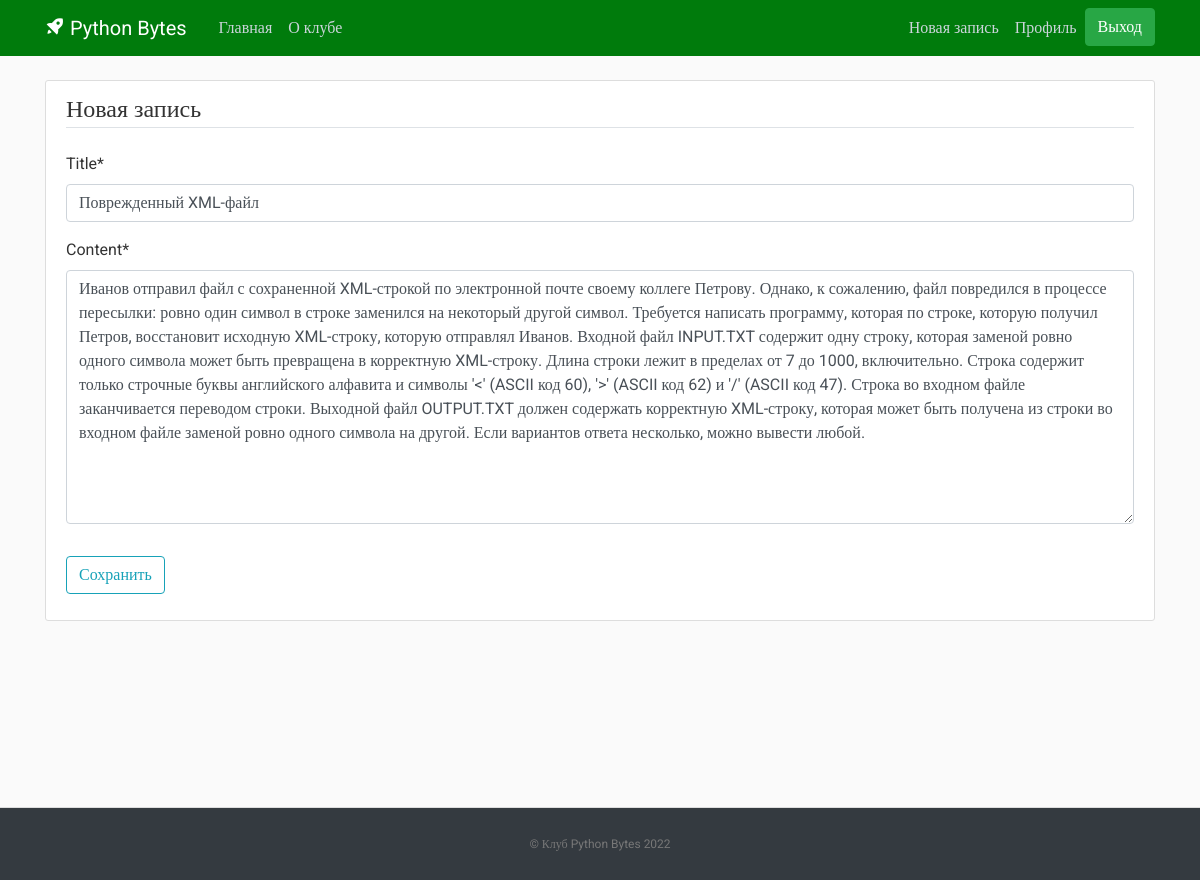
Screenshot of /post/7/update/ (signed in) with the database file from the repository.
### blog/models.py (models this page shows, shortened)
class Post(models.Model):
    title = models.CharField(max_length=100)
    content = models.TextField()
    date_posted = models.DateTimeField(default=timezone.now)
    author = models.ForeignKey(User, on_delete=models.CASCADE)

### blog/views.py (the view, shortened to what this page needs)
# urls.py: path('post/<int:pk>/update/', PostUpdateView.as_view(), name='post-update'),
class PostUpdateView(LoginRequiredMixin, UserPassesTestMixin, UpdateView):
    model = Post
    fields = ['title', 'content']
    def test_func(self):
        post = self.get_object()
        if self.request.user == post.author:
            return True
        return False

### blog/templates/blog/post_form.html (shortened to what this page needs)
{% extends "blog/base.html" %}
{% load crispy_forms_tags %}
{% block content %}
    <div class="content-section">
        <form method="POST">
            <fieldset class="form-group">
                <legend class="border-bottom mb-4">Новая запись</legend>
                {{ form|crispy }}
            </fieldset>
            <div class="form-group">
                <button class="btn btn-outline-info" type="submit">Сохранить</button>
            </div>
        </form>
    </div>
{% endblock content %}

### blog/static/blog/main.css (style rules this page uses)
body, html { height:100%; width: 100%; }
body { margin:0; padding:0; background: #fafafa; color: #333333; margin-top: 5rem; font-family:Roboto; }
.content-section { background: #ffffff; padding: 10px 20px; border: 1px solid #dddddd; border-radius: 3px; margin-bottom: 20px; }

### rows the page displays
Post: title "Поврежденный XML-файл", content "Иванов отправил файл с сохраненной XML-строкой по электронной почте своему коллеге Петрову. Однако, к сожалению, файл повредился в процессе пересылки: ровно один символ в строке заменился на некоторый другой символ. Требуется написать программу, которая по строке, которую получил Петров, восстановит исходную XML-строку, которую отправлял Иванов. Входной файл INPUT.TXT содержит одну строку, которая заменой ровно одного символа может быть превращена в корректную XML-строку. Длина строки лежит в пределах от 7 до 1000, включительно. Строка содержит только строчные буквы английского алфавита и символы '<' (ASCII код 60), '>' (ASCII код 62) и '/' (ASCII код 47). Строка во входном файле…"
